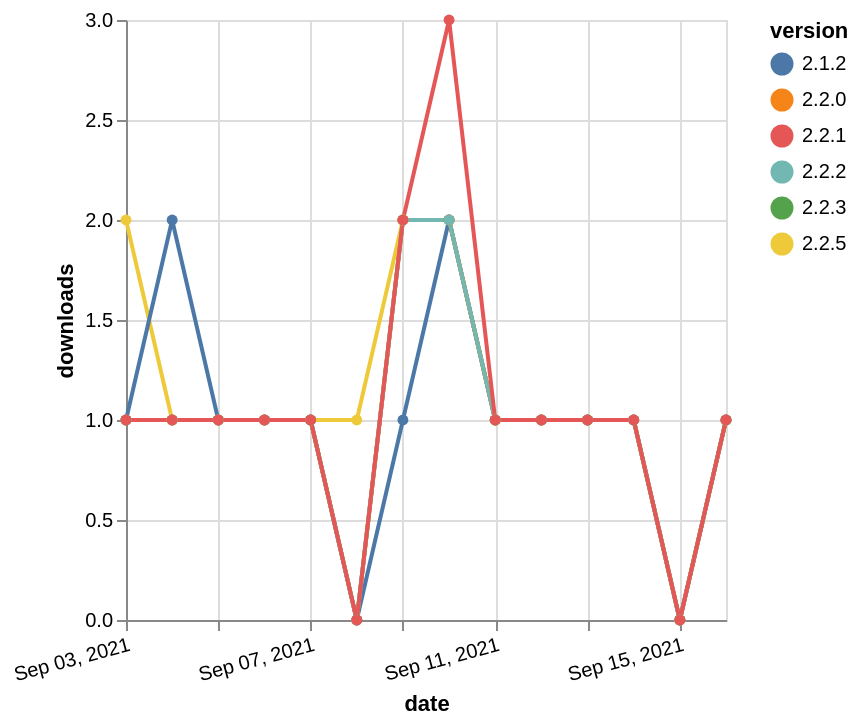

Vega-Lite specification stored for this chart:
### Vega-Lite specification from a JSON file in a GitHub repository (floating-point values rounded to 4 significant figures)
{"$schema": "https://vega.github.io/schema/vega-lite/v5.json", "description": "A simple bar chart with embedded data.", "data": {"values": [{"date": "2021-09-03", "total": 150, "delta": 1, "version": "2.2.3"}, {"date": "2021-09-04", "total": 151, "delta": 1, "version": "2.2.3"}, {"date": "2021-09-05", "total": 152, "delta": 1, "version": "2.2.3"}, {"date": "2021-09-06", "total": 153, "delta": 1, "version": "2.2.3"}, {"date": "2021-09-07", "total": 154, "delta": 1, "version": "2.2.3"}, {"date": "2021-09-08", "total": 154, "delta": 0, "version": "2.2.3"}, {"date": "2021-09-09", "total": 156, "delta": 2, "version": "2.2.3"}, {"date": "2021-09-10", "total": 158, "delta": 2, "version": "2.2.3"}, {"date": "2021-09-11", "total": 159, "delta": 1, "version": "2.2.3"}, {"date": "2021-09-12", "total": 160, "delta": 1, "version": "2.2.3"}, {"date": "2021-09-13", "total": 161, "delta": 1, "version": "2.2.3"}, {"date": "2021-09-14", "total": 162, "delta": 1, "version": "2.2.3"}, {"date": "2021-09-15", "total": 162, "delta": 0, "version": "2.2.3"}, {"date": "2021-09-16", "total": 163, "delta": 1, "version": "2.2.3"}, {"date": "2021-09-03", "total": 118, "delta": 2, "version": "2.2.5"}, {"date": "2021-09-04", "total": 119, "delta": 1, "version": "2.2.5"}, {"date": "2021-09-05", "total": 120, "delta": 1, "version": "2.2.5"}, {"date": "2021-09-06", "total": 121, "delta": 1, "version": "2.2.5"}, {"date": "2021-09-07", "total": 122, "delta": 1, "version": "2.2.5"}, {"date": "2021-09-08", "total": 123, "delta": 1, "version": "2.2.5"}, {"date": "2021-09-09", "total": 125, "delta": 2, "version": "2.2.5"}, {"date": "2021-09-10", "total": 127, "delta": 2, "version": "2.2.5"}, {"date": "2021-09-11", "total": 128, "delta": 1, "version": "2.2.5"}, {"date": "2021-09-12", "total": 129, "delta": 1, "version": "2.2.5"}, {"date": "2021-09-13", "total": 130, "delta": 1, "version": "2.2.5"}, {"date": "2021-09-14", "total": 131, "delta": 1, "version": "2.2.5"}, {"date": "2021-09-15", "total": 131, "delta": 0, "version": "2.2.5"}, {"date": "2021-09-16", "total": 132, "delta": 1, "version": "2.2.5"}, {"date": "2021-09-03", "total": 198, "delta": 1, "version": "2.1.2"}, {"date": "2021-09-04", "total": 200, "delta": 2, "version": "2.1.2"}, {"date": "2021-09-05", "total": 201, "delta": 1, "version": "2.1.2"}, {"date": "2021-09-06", "total": 202, "delta": 1, "version": "2.1.2"}, {"date": "2021-09-07", "total": 203, "delta": 1, "version": "2.1.2"}, {"date": "2021-09-08", "total": 203, "delta": 0, "version": "2.1.2"}, {"date": "2021-09-09", "total": 204, "delta": 1, "version": "2.1.2"}, {"date": "2021-09-10", "total": 206, "delta": 2, "version": "2.1.2"}, {"date": "2021-09-11", "total": 207, "delta": 1, "version": "2.1.2"}, {"date": "2021-09-12", "total": 208, "delta": 1, "version": "2.1.2"}, {"date": "2021-09-13", "total": 209, "delta": 1, "version": "2.1.2"}, {"date": "2021-09-14", "total": 210, "delta": 1, "version": "2.1.2"}, {"date": "2021-09-15", "total": 210, "delta": 0, "version": "2.1.2"}, {"date": "2021-09-16", "total": 211, "delta": 1, "version": "2.1.2"}, {"date": "2021-09-03", "total": 145, "delta": 1, "version": "2.2.0"}, {"date": "2021-09-04", "total": 146, "delta": 1, "version": "2.2.0"}, {"date": "2021-09-05", "total": 147, "delta": 1, "version": "2.2.0"}, {"date": "2021-09-06", "total": 148, "delta": 1, "version": "2.2.0"}, {"date": "2021-09-07", "total": 149, "delta": 1, "version": "2.2.0"}, {"date": "2021-09-08", "total": 149, "delta": 0, "version": "2.2.0"}, {"date": "2021-09-09", "total": 151, "delta": 2, "version": "2.2.0"}, {"date": "2021-09-10", "total": 153, "delta": 2, "version": "2.2.0"}, {"date": "2021-09-11", "total": 154, "delta": 1, "version": "2.2.0"}, {"date": "2021-09-12", "total": 155, "delta": 1, "version": "2.2.0"}, {"date": "2021-09-13", "total": 156, "delta": 1, "version": "2.2.0"}, {"date": "2021-09-14", "total": 157, "delta": 1, "version": "2.2.0"}, {"date": "2021-09-15", "total": 157, "delta": 0, "version": "2.2.0"}, {"date": "2021-09-16", "total": 158, "delta": 1, "version": "2.2.0"}, {"date": "2021-09-03", "total": 141, "delta": 1, "version": "2.2.2"}, {"date": "2021-09-04", "total": 142, "delta": 1, "version": "2.2.2"}, {"date": "2021-09-05", "total": 143, "delta": 1, "version": "2.2.2"}, {"date": "2021-09-06", "total": 144, "delta": 1, "version": "2.2.2"}, {"date": "2021-09-07", "total": 145, "delta": 1, "version": "2.2.2"}, {"date": "2021-09-08", "total": 145, "delta": 0, "version": "2.2.2"}, {"date": "2021-09-09", "total": 147, "delta": 2, "version": "2.2.2"}, {"date": "2021-09-10", "total": 149, "delta": 2, "version": "2.2.2"}, {"date": "2021-09-11", "total": 150, "delta": 1, "version": "2.2.2"}, {"date": "2021-09-12", "total": 151, "delta": 1, "version": "2.2.2"}, {"date": "2021-09-13", "total": 152, "delta": 1, "version": "2.2.2"}, {"date": "2021-09-14", "total": 153, "delta": 1, "version": "2.2.2"}, {"date": "2021-09-15", "total": 153, "delta": 0, "version": "2.2.2"}, {"date": "2021-09-16", "total": 154, "delta": 1, "version": "2.2.2"}, {"date": "2021-09-03", "total": 202, "delta": 1, "version": "2.2.1"}, {"date": "2021-09-04", "total": 203, "delta": 1, "version": "2.2.1"}, {"date": "2021-09-05", "total": 204, "delta": 1, "version": "2.2.1"}, {"date": "2021-09-06", "total": 205, "delta": 1, "version": "2.2.1"}, {"date": "2021-09-07", "total": 206, "delta": 1, "version": "2.2.1"}, {"date": "2021-09-08", "total": 206, "delta": 0, "version": "2.2.1"}, {"date": "2021-09-09", "total": 208, "delta": 2, "version": "2.2.1"}, {"date": "2021-09-10", "total": 211, "delta": 3, "version": "2.2.1"}, {"date": "2021-09-11", "total": 212, "delta": 1, "version": "2.2.1"}, {"date": "2021-09-12", "total": 213, "delta": 1, "version": "2.2.1"}, {"date": "2021-09-13", "total": 214, "delta": 1, "version": "2.2.1"}, {"date": "2021-09-14", "total": 215, "delta": 1, "version": "2.2.1"}, {"date": "2021-09-15", "total": 215, "delta": 0, "version": "2.2.1"}, {"date": "2021-09-16", "total": 216, "delta": 1, "version": "2.2.1"}]}, "width": "container", "mark": {"type": "line", "point": {"filled": true}}, "encoding": {"x": {"field": "date", "type": "temporal", "timeUnit": "yearmonthdate", "title": "date", "axis": {"labelAngle": -15}}, "y": {"field": "delta", "type": "quantitative", "title": "downloads"}, "color": {"field": "version", "type": "nominal"}, "tooltip": {"field": "delta"}}}
